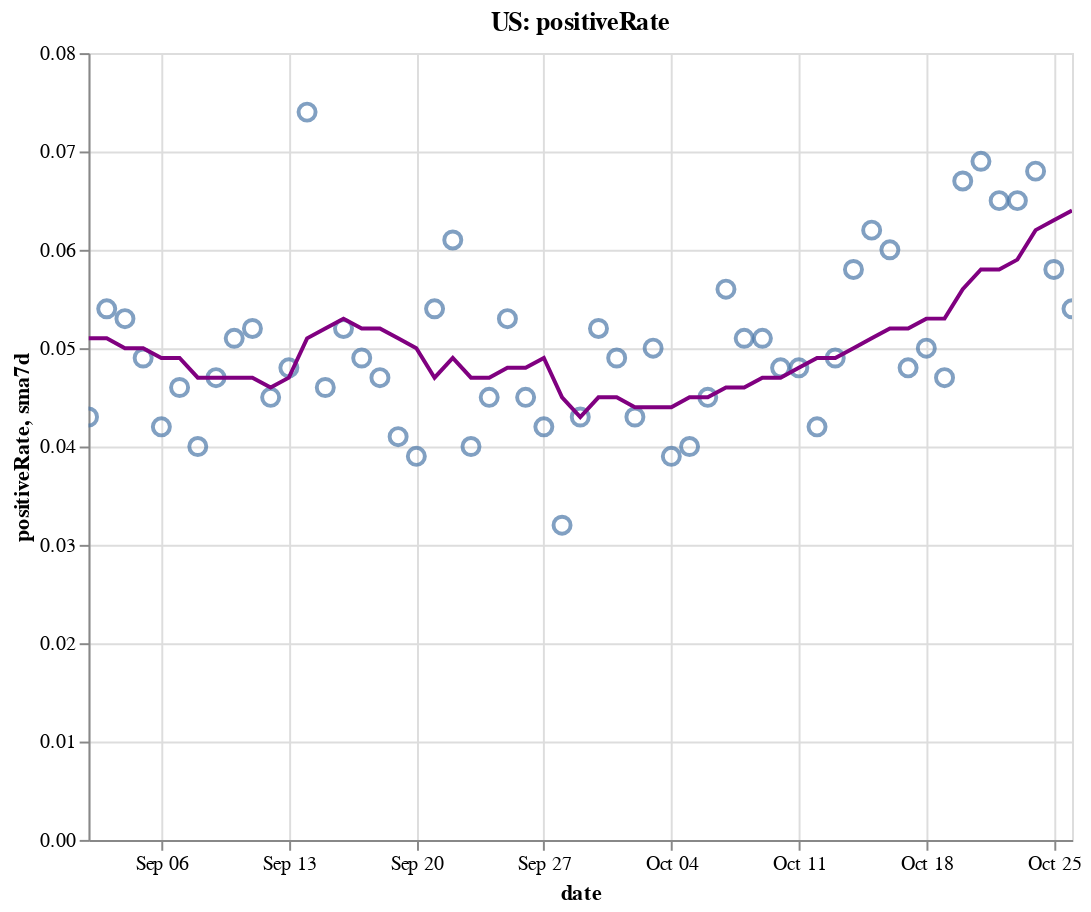

Write notebook code for a chart like this one.
### Code cell
create_plot(us, 'positiveRate')

### Figure 1 — Vega-Lite specification as saved in the notebook (floating-point values rounded to 4 significant figures)
{"config": {"view": {"continuousWidth": 400, "continuousHeight": 300}}, "layer": [{"layer": [{"mark": {"type": "point", "size": 75}, "encoding": {"tooltip": [{"type": "temporal", "field": "date"}, {"type": "quantitative", "field": "positiveRate"}, {"type": "quantitative", "field": "sma7d"}], "x": {"type": "temporal", "field": "date"}, "y": {"type": "quantitative", "field": "positiveRate"}}, "selection": {"selector004": {"type": "interval", "bind": "scales", "encodings": ["x", "y"]}}}, {"mark": {"type": "line", "color": "purple"}, "encoding": {"x": {"type": "temporal", "field": "date"}, "y": {"type": "quantitative", "field": "sma7d"}}}]}, {"mark": {"type": "rule", "color": "#aaa"}, "encoding": {"x": {"type": "temporal", "field": "date"}}, "transform": [{"filter": {"selection": "selector003"}}]}, {"mark": "circle", "encoding": {"opacity": {"condition": {"value": 1, "selection": "selector003"}, "value": 0}, "tooltip": [{"type": "temporal", "field": "date"}, {"type": "quantitative", "field": "positiveRate"}, {"type": "quantitative", "field": "sma7d"}], "x": {"type": "temporal", "field": "date"}, "y": {"type": "quantitative", "field": "positiveRate"}}, "selection": {"selector003": {"type": "single", "encodings": ["x"], "on": "mouseover", "nearest": true, "empty": "none"}}}, {"mark": {"type": "text", "align": "left", "dx": 5, "dy": -5, "stroke": "white", "strokeWidth": 2}, "encoding": {"text": {"type": "quantitative", "field": "positiveRate"}, "tooltip": [{"type": "temporal", "field": "date"}, {"type": "quantitative", "field": "positiveRate"}, {"type": "quantitative", "field": "sma7d"}], "x": {"type": "temporal", "field": "date"}, "y": {"type": "quantitative", "field": "positiveRate"}}, "transform": [{"filter": {"selection": "selector003"}}]}, {"mark": {"type": "text", "align": "left", "dx": 5, "dy": -5}, "encoding": {"text": {"type": "quantitative", "field": "positiveRate"}, "tooltip": [{"type": "temporal", "field": "date"}, {"type": "quantitative", "field": "positiveRate"}, {"type": "quantitative", "field": "sma7d"}], "x": {"type": "temporal", "field": "date"}, "y": {"type": "quantitative", "field": "positiveRate"}}, "transform": [{"filter": {"selection": "selector003"}}]}], "data": {"name": "data-d6fd19796f524027a5e3d4d9500dff2a"}, "height": 400, "title": "US: positiveRate", "width": 500, "$schema": "https://vega.github.io/schema/vega-lite/v4.8.1.json", "datasets": {"data-d6fd19796f524027a5e3d4d9500dff2a": [{"date": "2020-09-02T00:00:00", "totalTestResultsIncrease": 703900.0, "positiveIncrease": 30510.0, "death": 177700.0, "deathIncrease": 1032.0, "positiveRate": 0.043, "state": "US", "sma7d": 0.051}, {"date": "2020-09-03T00:00:00", "totalTestResultsIncrease": 828900.0, "positiveIncrease": 44630.0, "death": 178700.0, "deathIncrease": 1070.0, "positiveRate": 0.054, "state": "US", "sma7d": 0.051}, {"date": "2020-09-04T00:00:00", "totalTestResultsIncrease": 979200.0, "positiveIncrease": 51540.0, "death": 179700.0, "deathIncrease": 998.0, "positiveRate": 0.053, "state": "US", "sma7d": 0.05}, {"date": "2020-09-05T00:00:00", "totalTestResultsIncrease": 908100.0, "positiveIncrease": 44840.0, "death": 180700.0, "deathIncrease": 918.0, "positiveRate": 0.049, "state": "US", "sma7d": 0.05}, {"date": "2020-09-06T00:00:00", "totalTestResultsIncrease": 789800.0, "positiveIncrease": 33070.0, "death": 181100.0, "deathIncrease": 449.0, "positiveRate": 0.042, "state": "US", "sma7d": 0.049}, {"date": "2020-09-07T00:00:00", "totalTestResultsIncrease": 626000.0, "positiveIncrease": 28660.0, "death": 181300.0, "deathIncrease": 225.0, "positiveRate": 0.046, "state": "US", "sma7d": 0.049}, {"date": "2020-09-08T00:00:00", "totalTestResultsIncrease": 552100.0, "positiveIncrease": 22200.0, "death": 181700.0, "deathIncrease": 358.0, "positiveRate": 0.04, "state": "US", "sma7d": 0.047}, {"date": "2020-09-09T00:00:00", "totalTestResultsIncrease": 659000.0, "positiveIncrease": 31060.0, "death": 182800.0, "deathIncrease": 1084.0, "positiveRate": 0.047, "state": "US", "sma7d": 0.047}, {"date": "2020-09-10T00:00:00", "totalTestResultsIncrease": 730400.0, "positiveIncrease": 37540.0, "death": 183900.0, "deathIncrease": 1170.0, "positiveRate": 0.051, "state": "US", "sma7d": 0.047}, {"date": "2020-09-11T00:00:00", "totalTestResultsIncrease": 857000.0, "positiveIncrease": 44880.0, "death": 185000.0, "deathIncrease": 1018.0, "positiveRate": 0.052, "state": "US", "sma7d": 0.047}, {"date": "2020-09-12T00:00:00", "totalTestResultsIncrease": 930300.0, "positiveIncrease": 42070.0, "death": 185800.0, "deathIncrease": 810.0, "positiveRate": 0.045, "state": "US", "sma7d": 0.046}, {"date": "2020-09-13T00:00:00", "totalTestResultsIncrease": 720600.0, "positiveIncrease": 34420.0, "death": 186200.0, "deathIncrease": 390.0, "positiveRate": 0.048, "state": "US", "sma7d": 0.047}, {"date": "2020-09-14T00:00:00", "totalTestResultsIncrease": 457600.0, "positiveIncrease": 33850.0, "death": 186600.0, "deathIncrease": 404.0, "positiveRate": 0.074, "state": "US", "sma7d": 0.051}, {"date": "2020-09-15T00:00:00", "totalTestResultsIncrease": 760100.0, "positiveIncrease": 35070.0, "death": 187600.0, "deathIncrease": 1031.0, "positiveRate": 0.046, "state": "US", "sma7d": 0.052}, {"date": "2020-09-16T00:00:00", "totalTestResultsIncrease": 770500.0, "positiveIncrease": 39950.0, "death": 188800.0, "deathIncrease": 1200.0, "positiveRate": 0.052, "state": "US", "sma7d": 0.053}, {"date": "2020-09-17T00:00:00", "totalTestResultsIncrease": 885800.0, "positiveIncrease": 43580.0, "death": 189700.0, "deathIncrease": 863.0, "positiveRate": 0.049, "state": "US", "sma7d": 0.052}, {"date": "2020-09-18T00:00:00", "totalTestResultsIncrease": 1019000.0, "positiveIncrease": 47460.0, "death": 190600.0, "deathIncrease": 901.0, "positiveRate": 0.047, "state": "US", "sma7d": 0.052}, {"date": "2020-09-19T00:00:00", "totalTestResultsIncrease": 1101000.0, "positiveIncrease": 45500.0, "death": 191300.0, "deathIncrease": 740.0, "positiveRate": 0.041, "state": "US", "sma7d": 0.051}, {"date": "2020-09-20T00:00:00", "totalTestResultsIncrease": 932900.0, "positiveIncrease": 36270.0, "death": 191600.0, "deathIncrease": 327.0, "positiveRate": 0.039, "state": "US", "sma7d": 0.05}, {"date": "2020-09-21T00:00:00", "totalTestResultsIncrease": 736100.0, "positiveIncrease": 39460.0, "death": 191900.0, "deathIncrease": 287.0, "positiveRate": 0.054, "state": "US", "sma7d": 0.047}, {"date": "2020-09-22T00:00:00", "totalTestResultsIncrease": 812500.0, "positiveIncrease": 49380.0, "death": 192800.0, "deathIncrease": 854.0, "positiveRate": 0.061, "state": "US", "sma7d": 0.049}, {"date": "2020-09-23T00:00:00", "totalTestResultsIncrease": 962700.0, "positiveIncrease": 38570.0, "death": 193900.0, "deathIncrease": 1159.0, "positiveRate": 0.04, "state": "US", "sma7d": 0.047}, {"date": "2020-09-24T00:00:00", "totalTestResultsIncrease": 974700.0, "positiveIncrease": 43710.0, "death": 194800.0, "deathIncrease": 921.0, "positiveRate": 0.045, "state": "US", "sma7d": 0.047}, {"date": "2020-09-25T00:00:00", "totalTestResultsIncrease": 1054000.0, "positiveIncrease": 55490.0, "death": 195700.0, "deathIncrease": 844.0, "positiveRate": 0.053, "state": "US", "sma7d": 0.048}, {"date": "2020-09-26T00:00:00", "totalTestResultsIncrease": 1057000.0, "positiveIncrease": 47790.0, "death": 196600.0, "deathIncrease": 869.0, "positiveRate": 0.045, "state": "US", "sma7d": 0.048}, {"date": "2020-09-27T00:00:00", "totalTestResultsIncrease": 849700.0, "positiveIncrease": 35420.0, "death": 196900.0, "deathIncrease": 307.0, "positiveRate": 0.042, "state": "US", "sma7d": 0.049}, {"date": "2020-09-28T00:00:00", "totalTestResultsIncrease": 1128000.0, "positiveIncrease": 36510.0, "death": 197100.0, "deathIncrease": 257.0, "positiveRate": 0.032, "state": "US", "sma7d": 0.045}, {"date": "2020-09-29T00:00:00", "totalTestResultsIncrease": 858100.0, "positiveIncrease": 36890.0, "death": 197900.0, "deathIncrease": 739.0, "positiveRate": 0.043, "state": "US", "sma7d": 0.043}, {"date": "2020-09-30T00:00:00", "totalTestResultsIncrease": 846700.0, "positiveIncrease": 44360.0, "death": 198900.0, "deathIncrease": 1061.0, "positiveRate": 0.052, "state": "US", "sma7d": 0.045}, {"date": "2020-10-01T00:00:00", "totalTestResultsIncrease": 932100.0, "positiveIncrease": 45620.0, "death": 199800.0, "deathIncrease": 851.0, "positiveRate": 0.049, "state": "US", "sma7d": 0.045}, {"date": "2020-10-02T00:00:00", "totalTestResultsIncrease": 1164000.0, "positiveIncrease": 49480.0, "death": 200600.0, "deathIncrease": 835.0, "positiveRate": 0.043, "state": "US", "sma7d": 0.044}, {"date": "2020-10-03T00:00:00", "totalTestResultsIncrease": 1034000.0, "positiveIncrease": 51340.0, "death": 201400.0, "deathIncrease": 741.0, "positiveRate": 0.05, "state": "US", "sma7d": 0.044}, {"date": "2020-10-04T00:00:00", "totalTestResultsIncrease": 973700.0, "positiveIncrease": 38360.0, "death": 201700.0, "deathIncrease": 363.0, "positiveRate": 0.039, "state": "US", "sma7d": 0.044}, {"date": "2020-10-05T00:00:00", "totalTestResultsIncrease": 947300.0, "positiveIncrease": 38120.0, "death": 202000.0, "deathIncrease": 326.0, "positiveRate": 0.04, "state": "US", "sma7d": 0.045}, {"date": "2020-10-06T00:00:00", "totalTestResultsIncrease": 859800.0, "positiveIncrease": 38610.0, "death": 202700.0, "deathIncrease": 634.0, "positiveRate": 0.045, "state": "US", "sma7d": 0.045}, {"date": "2020-10-07T00:00:00", "totalTestResultsIncrease": 900900.0, "positiveIncrease": 50560.0, "death": 203600.0, "deathIncrease": 916.0, "positiveRate": 0.056, "state": "US", "sma7d": 0.046}, {"date": "2020-10-08T00:00:00", "totalTestResultsIncrease": 1076000.0, "positiveIncrease": 55290.0, "death": 204600.0, "deathIncrease": 986.0, "positiveRate": 0.051, "state": "US", "sma7d": 0.046}, {"date": "2020-10-09T00:00:00", "totalTestResultsIncrease": 1127000.0, "positiveIncrease": 57000.0, "death": 205500.0, "deathIncrease": 893.0, "positiveRate": 0.051, "state": "US", "sma7d": 0.047}, {"date": "2020-10-10T00:00:00", "totalTestResultsIncrease": 1186000.0, "positiveIncrease": 57490.0, "death": 206100.0, "deathIncrease": 665.0, "positiveRate": 0.048, "state": "US", "sma7d": 0.047}, {"date": "2020-10-11T00:00:00", "totalTestResultsIncrease": 971900.0, "positiveIncrease": 46790.0, "death": 206600.0, "deathIncrease": 466.0, "positiveRate": 0.048, "state": "US", "sma7d": 0.048}, {"date": "2020-10-12T00:00:00", "totalTestResultsIncrease": 1017000.0, "positiveIncrease": 43110.0, "death": 206900.0, "deathIncrease": 287.0, "positiveRate": 0.042, "state": "US", "sma7d": 0.049}, {"date": "2020-10-13T00:00:00", "totalTestResultsIncrease": 986000.0, "positiveIncrease": 48320.0, "death": 207600.0, "deathIncrease": 690.0, "positiveRate": 0.049, "state": "US", "sma7d": 0.049}, {"date": "2020-10-14T00:00:00", "totalTestResultsIncrease": 981000.0, "positiveIncrease": 56720.0, "death": 208400.0, "deathIncrease": 811.0, "positiveRate": 0.058, "state": "US", "sma7d": 0.05}, {"date": "2020-10-15T00:00:00", "totalTestResultsIncrease": 1019000.0, "positiveIncrease": 63100.0, "death": 209300.0, "deathIncrease": 951.0, "positiveRate": 0.062, "state": "US", "sma7d": 0.051}, {"date": "2020-10-16T00:00:00", "totalTestResultsIncrease": 1143000.0, "positiveIncrease": 68040.0, "death": 210200.0, "deathIncrease": 877.0, "positiveRate": 0.06, "state": "US", "sma7d": 0.052}, {"date": "2020-10-17T00:00:00", "totalTestResultsIncrease": 1195000.0, "positiveIncrease": 57870.0, "death": 211000.0, "deathIncrease": 780.0, "positiveRate": 0.048, "state": "US", "sma7d": 0.052}, {"date": "2020-10-18T00:00:00", "totalTestResultsIncrease": 982400.0, "positiveIncrease": 48860.0, "death": 211400.0, "deathIncrease": 393.0, "positiveRate": 0.05, "state": "US", "sma7d": 0.053}, {"date": "2020-10-19T00:00:00", "totalTestResultsIncrease": 1203000.0, "positiveIncrease": 57130.0, "death": 211800.0, "deathIncrease": 456.0, "positiveRate": 0.047, "state": "US", "sma7d": 0.053}, {"date": "2020-10-20T00:00:00", "totalTestResultsIncrease": 909300.0, "positiveIncrease": 60560.0, "death": 212700.0, "deathIncrease": 832.0, "positiveRate": 0.067, "state": "US", "sma7d": 0.056}, {"date": "2020-10-21T00:00:00", "totalTestResultsIncrease": 882900.0, "positiveIncrease": 60710.0, "death": 213700.0, "deathIncrease": 1024.0, "positiveRate": 0.069, "state": "US", "sma7d": 0.058}, {"date": "2020-10-22T00:00:00", "totalTestResultsIncrease": 1127000.0, "positiveIncrease": 73010.0, "death": 214800.0, "deathIncrease": 1143.0, "positiveRate": 0.065, "state": "US", "sma7d": 0.058}, {"date": "2020-10-23T00:00:00", "totalTestResultsIncrease": 1287000.0, "positiveIncrease": 83060.0, "death": 215800.0, "deathIncrease": 917.0, "positiveRate": 0.065, "state": "US", "sma7d": 0.059}, {"date": "2020-10-24T00:00:00", "totalTestResultsIncrease": 1223000.0, "positiveIncrease": 82920.0, "death": 216700.0, "deathIncrease": 890.0, "positiveRate": 0.068, "state": "US", "sma7d": 0.062}, {"date": "2020-10-25T00:00:00", "totalTestResultsIncrease": 1123000.0, "positiveIncrease": 65650.0, "death": 217000.0, "deathIncrease": 377.0, "positiveRate": 0.058, "state": "US", "sma7d": 0.063}, {"date": "2020-10-26T00:00:00", "totalTestResultsIncrease": 1142000.0, "positiveIncrease": 61920.0, "death": 217400.0, "deathIncrease": 389.0, "positiveRate": 0.054, "state": "US", "sma7d": 0.064}]}}
